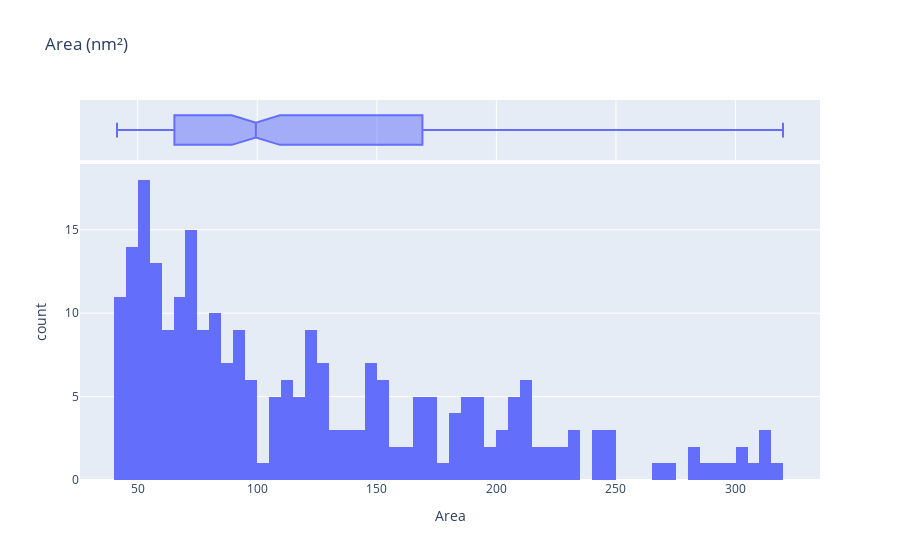

The cell this chart's notebook holds for it:
### Code cell
# Plot histograms
fig2 = px.histogram(df2, x="Area", nbins=100, title="Area (nm²)", marginal="box")
fig2.show()

### Figure 1 — Plotly figure (JSON) as saved in the notebook; plotly's stock layout.template omitted (floating-point values rounded to 4 significant figures; data arrays with more than 128 entries replaced by an {"elided": "..."} marker saying what was removed)
{"data": [{"bingroup": "x", "hovertemplate": "Area=%{x}<br>count=%{y}<extra></extra>", "legendgroup": "", "marker": {"color": "#636efa", "pattern": {"shape": ""}}, "name": "", "nbinsx": 100, "orientation": "v", "showlegend": false, "type": "histogram", "x": {"elided": "261 float values"}, "xaxis": "x", "yaxis": "y"}, {"hovertemplate": "Area=%{x}<extra></extra>", "legendgroup": "", "marker": {"color": "#636efa"}, "name": "", "notched": true, "showlegend": false, "type": "box", "x": {"elided": "261 float values"}, "xaxis": "x2", "yaxis": "y2"}], "layout": {"barmode": "relative", "legend": {"tracegroupgap": 0}, "title": {"text": "Area (nm²)"}, "xaxis": {"anchor": "y", "domain": [0, 1], "title": {"text": "Area"}}, "xaxis2": {"anchor": "y2", "domain": [0, 1], "matches": "x", "showgrid": true, "showticklabels": false}, "yaxis": {"anchor": "x", "domain": [0, 0.8316], "title": {"text": "count"}}, "yaxis2": {"anchor": "x2", "domain": [0.8416, 1], "matches": "y2", "showgrid": false, "showline": false, "showticklabels": false, "ticks": ""}}}
